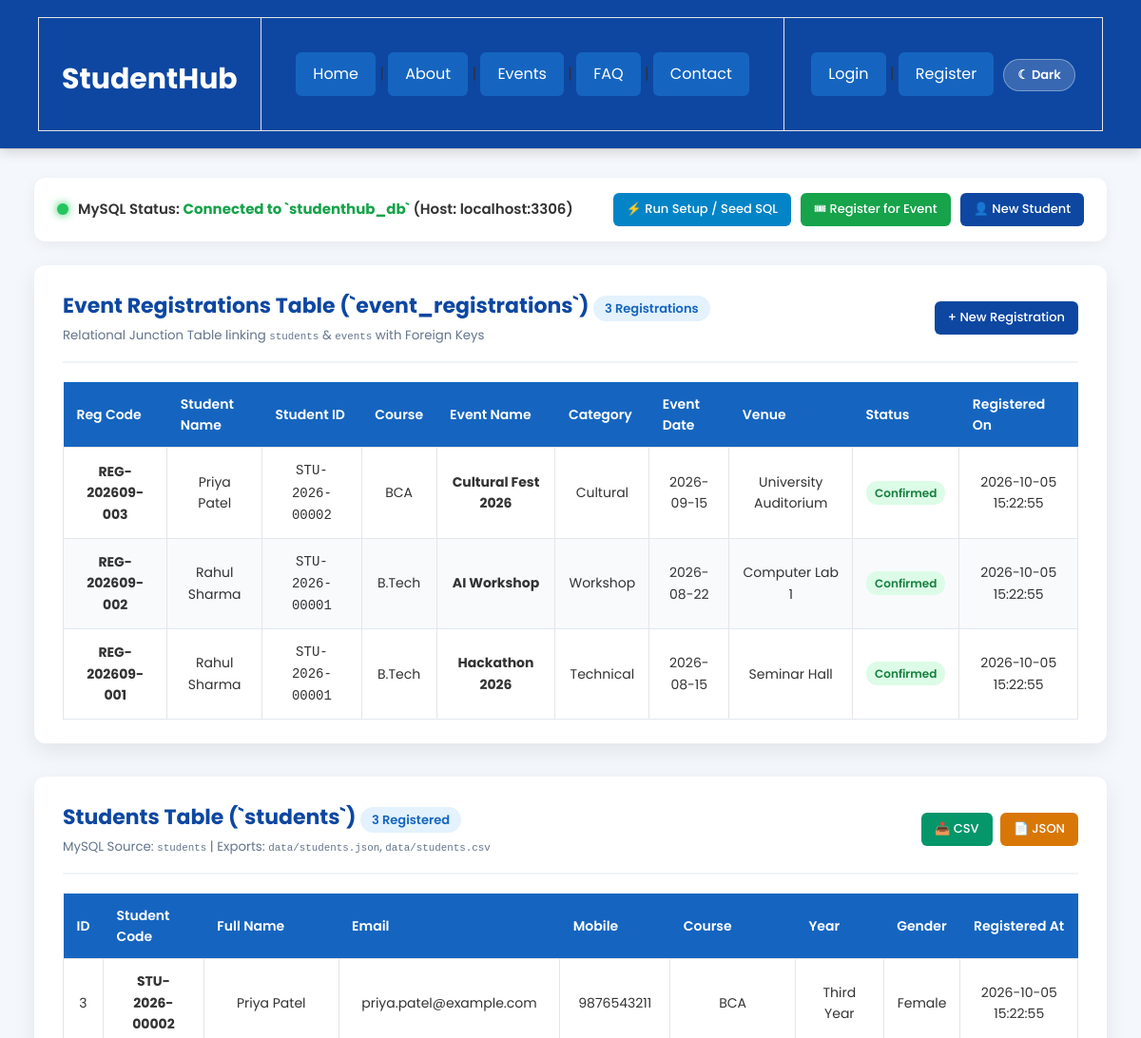
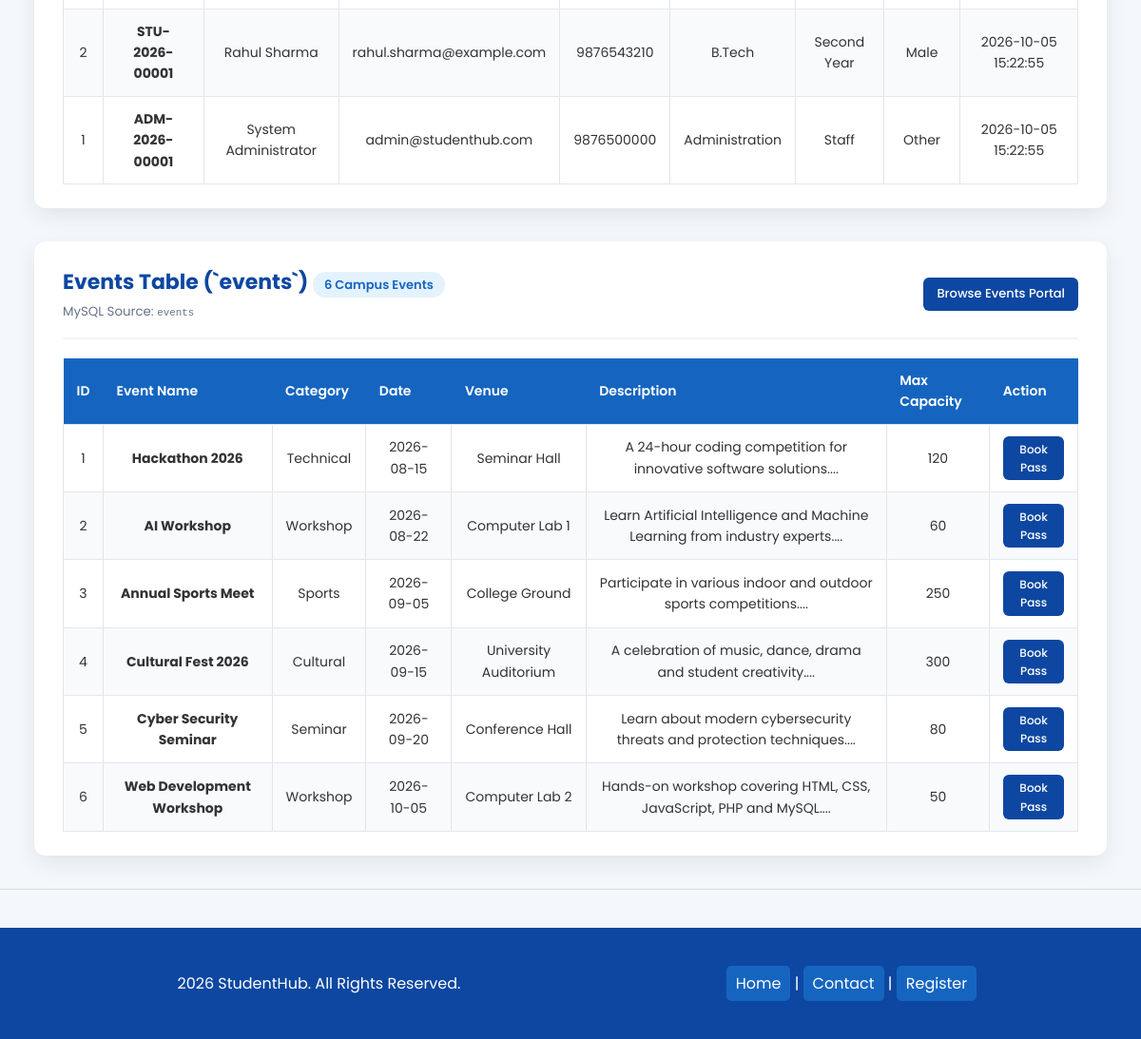
The app's page /view_records.php with its own data (2 pictures, top to bottom).
### tables this page shows
CREATE TABLE IF NOT EXISTS `event_registrations` (
    `id` INT AUTO_INCREMENT PRIMARY KEY,
    `registration_code` VARCHAR(35) NOT NULL UNIQUE,
    `student_id` INT NOT NULL,
    `event_id` INT NOT NULL,
    `registration_date` TIMESTAMP DEFAULT CURRENT_TIMESTAMP,
    `status` ENUM('Confirmed', 'Waitlisted', 'Cancelled') DEFAULT 'Confirmed',
    `remarks` VARCHAR(255) DEFAULT 'Standard Registration',
    CONSTRAINT `fk_registrations_student`
        FOREIGN KEY (`student_id`) REFERENCES `students` (`id`)
        ON DELETE CASCADE ON UPDATE CASCADE,
    CONSTRAINT `fk_registrations_event`
        FOREIGN KEY (`event_id`) REFERENCES `events` (`id`)
        ON DELETE CASCADE ON UPDATE CASCADE,
    UNIQUE KEY `unique_student_event_registration` (`student_id`, `event_id`),
    INDEX `idx_reg_student` (`student_id`),
    INDEX `idx_reg_event` (`event_id`)
);

CREATE TABLE IF NOT EXISTS `students` (
    `id` INT AUTO_INCREMENT PRIMARY KEY,
    `student_id` VARCHAR(25) NOT NULL UNIQUE,
    `fullname` VARCHAR(100) NOT NULL,
    `username` VARCHAR(50) DEFAULT NULL UNIQUE,
    `email` VARCHAR(100) NOT NULL UNIQUE,
    `phone` VARCHAR(15) NOT NULL,
    `password_hash` VARCHAR(255) NOT NULL,
    `role` ENUM('Student', 'Admin') DEFAULT 'Student',
    `course` VARCHAR(50) NOT NULL,
    `year` VARCHAR(30) NOT NULL,
    `gender` ENUM('Male', 'Female', 'Other') NOT NULL,
    `status` ENUM('Active', 'Suspended', 'Pending') DEFAULT 'Active',
    `remember_token` VARCHAR(255) DEFAULT NULL,
    `created_at` TIMESTAMP DEFAULT CURRENT_TIMESTAMP,
    `updated_at` TIMESTAMP DEFAULT CURRENT_TIMESTAMP ON UPDATE CURRENT_TIMESTAMP,
    INDEX `idx_students_email` (`email`),
    INDEX `idx_students_course` (`course`),
    INDEX `idx_students_role` (`role`)
);

CREATE TABLE IF NOT EXISTS `events` (
    `id` INT AUTO_INCREMENT PRIMARY KEY,
    `name` VARCHAR(150) NOT NULL,
    `category` VARCHAR(50) NOT NULL,
    `event_date` DATE NOT NULL,
    `venue` VARCHAR(120) NOT NULL,
    `description` TEXT NOT NULL,
    `image_url` VARCHAR(255) DEFAULT NULL,
    `max_participants` INT DEFAULT 100,
    `status` ENUM('Upcoming', 'Ongoing', 'Completed', 'Cancelled') DEFAULT 'Upcoming',
    `created_at` TIMESTAMP DEFAULT CURRENT_TIMESTAMP,
    `updated_at` TIMESTAMP DEFAULT CURRENT_TIMESTAMP ON UPDATE CURRENT_TIMESTAMP,
    INDEX `idx_events_category` (`category`),
    INDEX `idx_events_date` (`event_date`)
);

### db_connect.php (called while the page is built, shortened)
<?php
function get_db_connection() {
    $c = @new mysqli(DB_HOST, DB_USER, DB_PASS, DB_NAME, DB_PORT);
    if ($c && !$c->connect_errno) {
        $c->set_charset("utf8mb4");
        return $c;
    }
    return null;
}
function db_select($sql, $types = "", $params = []) {
    $conn = get_db_connection();
    $stmt = $conn->prepare($sql);
    $stmt->execute();
    $result = $stmt->get_result();
    $rows = [];
    if ($result) {
        while ($row = $result->fetch_assoc()) {
            $rows[] = $row;
        }
    }
    return $rows;
}
?>

### view_records.php (the view, shortened to what this page needs)
<?php
require_once __DIR__ . '/db_connect.php';
$dataDir = __DIR__ . '/data';
$studentsJsonFile = $dataDir . '/students.json';
$studentsCsvFile  = $dataDir . '/students.csv';
$mysqlConnected = ($db !== null);
$dbStudents = [];
if ($mysqlConnected) {
    $dbStudents = db_select("SELECT id, student_id, fullname, email, phone, course, year, gender, created_at FROM students ORDER BY id DESC");
}
$dbEvents = [];
if ($mysqlConnected) {
    $dbEvents = db_select("SELECT * FROM events ORDER BY event_date ASC");
}
$dbRegistrations = [];
if ($mysqlConnected) {
    $dbRegistrations = db_select("
        SELECT r.id, r.registration_code, r.registration_date, r.status, r.remarks,
               s.fullname AS student_name, s.student_id AS student_code, s.course,
               e.name AS event_name, e.category, e.event_date, e.venue
        FROM event_registrations r
        JOIN students s ON r.student_id = s.id
        JOIN events e ON r.event_id = e.id
        ORDER BY r.id DESC
    ");
}
?>
<!DOCTYPE html>
<html lang="en">
<head>
    <link rel="stylesheet" href="dashboard.css">
    <link rel="stylesheet" href="common.css">
</head>
<body>
<?php
require_once __DIR__ . '/session_helper.php';
?>
<hr>
<main class="container">
    <div class="status-bar">
        <div class="status-indicator">
            <span class="dot <?php echo $mysqlConnected ? 'dot-green' : 'dot-red'; ?>"></span>
            <span>MySQL Status:
                <?php if ($mysqlConnected): ?>
                    <strong style="color:#16a34a;">Connected to `studenthub_db`</strong> (Host: localhost:3306)
                <?php else: ?>
                    <strong style="color:#dc2626;">Disconnected</strong> (Start MySQL in XAMPP)
                <?php endif; ?>
            </span>
        </div>
        <div style="display:flex;gap:10px;">
            <a href="setup_database.php" class="btn-action" style="background:#0284c7;">⚡ Run Setup / Seed SQL</a>
            <a href="register_event.php" class="btn-action" style="background:#16a34a;">🎟 Register for Event</a>
            <a href="register.html" class="btn-action">👤 New Student</a>
        </div>
    </div>
    <div class="card">
        <div class="card-header">
            <div>
                <h2>Event Registrations Table (`event_registrations`) <span class="badge"><?php echo count($dbRegistrations); ?> Registrations</span></h2>
                <small style="color: #64748b;">Relational Junction Table linking <code>students</code> & <code>events</code> with Foreign Keys</small>
            </div>
            <div>
                <a href="register_event.php" class="btn-action">+ New Registration</a>
            </div>
        </div>
        <?php if (!empty($dbRegistrations)): ?>
            <div style="overflow-x: auto;">
                <table class="data-table">
                    <thead>
                        <tr>
                            <th>Reg Code</th>
                            <th>Student Name</th>
                            <th>Student ID</th>
                            <th>Course</th>
                            <th>Event Name</th>
                            <th>Category</th>
                            <th>Event Date</th>
                            <th>Venue</th>
                            <th>Status</th>
                            <th>Registered On</th>
                        </tr>
                    </thead>
                    <tbody>
                        <?php foreach ($dbRegistrations as $reg): ?>
                            <tr>
                                <td><strong><?php echo htmlspecialchars($reg['registration_code']); ?></strong></td>
                                <td><?php echo htmlspecialchars($reg['student_name']); ?></td>
                                <td><code><?php echo htmlspecialchars($reg['student_code']); ?></code></td>
                                <td><span class="event-category"><?php echo htmlspecialchars($reg['course']); ?></span></td>
                                <td><strong><?php echo htmlspecialchars($reg['event_name']); ?></strong></td>
                                <td><?php echo htmlspecialchars($reg['category']); ?></td>
                                <td><?php echo htmlspecialchars($reg['event_date']); ?></td>
                                <td><?php echo htmlspecialchars($reg['venue']); ?></td>
                                <td>
                                    <span class="tag-status <?php echo ($reg['status'] === 'Confirmed') ? 'tag-confirmed' : 'tag-pending'; ?>">
                                        <?php echo htmlspecialchars($reg['status']); ?>
                                    </span>
                                </td>
                                <td><?php echo htmlspecialchars($reg['registration_date']); ?></td>
                            </tr>
                        <?php endforeach; ?>
                    </tbody>
                </table>
            </div>
        <?php else: ?>
            <div class="empty-state">
                <p>No event registrations recorded in MySQL yet. <a href="register_event.php">Click here to register a student for an event!</a></p>
            </div>
        <?php endif; ?>
    </div>
    <div class="card">
        <div class="card-header">
            <div>
                <h2>Students Table (`students`) <span class="badge"><?php echo count($dbStudents); ?> Registered</span></h2>
                <small style="color: #64748b;">MySQL Source: <code>students</code> | Exports: <code>data/students.json</code>, <code>data/students.csv</code></small>
            </div>
            <div style="display:flex;gap:8px;">
                <?php if (file_exists($studentsCsvFile)): ?>
                    <a href="data/students.csv" class="btn-action" style="background:#059669;" download>📥 CSV</a>
                <?php endif; ?>
                <?php if (file_exists($studentsJsonFile)): ?>
                    <a href="data/students.json" class="btn-action" style="background:#d97706;" download>📄 JSON</a>
                <?php endif; ?>
            </div>
        </div>
        <?php if (!empty($dbStudents)): ?>
            <div style="overflow-x: auto;">
                <table class="data-table">
                    <thead>
                        <tr>
                            <th>ID</th>
                            <th>Student Code</th>
                            <th>Full Name</th>
                            <th>Email</th>
                            <th>Mobile</th>
                            <th>Course</th>
                            <th>Year</th>
                            <th>Gender</th>
                            <th>Registered At</th>
                        </tr>
                    </thead>
                    <tbody>
                        <?php foreach ($dbStudents as $s): ?>
                            <tr>
                                <td><?php echo $s['id']; ?></td>
                                <td><strong><?php echo htmlspecialchars($s['student_id']); ?></strong></td>
                                <td><?php echo htmlspecialchars($s['fullname']); ?></td>
                                <td><?php echo htmlspecialchars($s['email']); ?></td>
                                <td><?php echo htmlspecialchars($s['phone']); ?></td>
                                <td><span class="event-category"><?php echo htmlspecialchars($s['course']); ?></span></td>
                                <td><?php echo htmlspecialchars($s['year']); ?></td>
                                <td><?php echo htmlspecialchars($s['gender']); ?></td>
                                <td><?php echo htmlspecialchars($s['created_at']); ?></td>
                            </tr>
                        <?php endforeach; ?>
                    </tbody>
                </table>
            </div>
        <?php else: ?>
            <div class="empty-state">
                <p>No students found in MySQL. <a href="register.html">Register a new student</a> or click "Run Setup / Seed SQL" above.</p>
            </div>
        <?php endif; ?>
    </div>
    <div class="card">
        <div class="card-header">
            <div>
                <h2>Events Table (`events`) <span class="badge"><?php echo count($dbEvents); ?> Campus Events</span></h2>
                <small style="color: #64748b;">MySQL Source: <code>events</code></small>
            </div>
            <div>
                <a href="index.php" class="btn-action">Browse Events Portal</a>
            </div>
        </div>
        <?php if (!empty($dbEvents)): ?>
            <div style="overflow-x: auto;">
                <table class="data-table">
                    <thead>
                        <tr>
                            <th>ID</th>
                            <th>Event Name</th>
                            <th>Category</th>
                            <th>Date</th>
                            <th>Venue</th>
                            <th>Description</th>
                            <th>Max Capacity</th>
                            <th>Action</th>
                        </tr>
                    </thead>
                    <tbody>
                        <?php foreach ($dbEvents as $ev): ?>
                            <tr>
                                <td><?php echo $ev['id']; ?></td>
                                <td><strong><?php echo htmlspecialchars($ev['name']); ?></strong></td>
                                <td><span class="event-category"><?php echo htmlspecialchars($ev['category']); ?></span></td>
                                <td><?php echo htmlspecialchars($ev['event_date']); ?></td>
                                <td><?php echo htmlspecialchars($ev['venue']); ?></td>
                                <td><?php echo htmlspecialchars(substr($ev['description'], 0, 80)) . '...'; ?></td>
                                <td><?php echo htmlspecialchars($ev['max_participants']); ?></td>
                                <td>
                                    <a href="register_event.php?event_id=<?php echo $ev['id']; ?>" class="btn-action" style="padding:4px 10px;font-size:12px;">Book Pass</a>
                                </td>
                            </tr>
                        <?php endforeach; ?>
                    </tbody>
                </table>
            </div>
        <?php else: ?>
            <div class="empty-state">
                <p>No events found. Run <a href="setup_database.php">setup_database.php</a> to populate seed events.</p>
            </div>
        <?php endif; ?>
    </div>
</main>
<hr>
<footer>
    <table width="100%">
        <tr>
            <td><p>2026 StudentHub. All Rights Reserved.</p></td>
            <td align="right">
                <a href="home.html">Home</a> |
                <a href="contact.html">Contact</a> |
                <a href="register.html">Register</a>
            </td>
        </tr>
    </table>
</footer>
</body>
</html>

### dashboard.css (style rules this page uses)
* { margin:0;padding:0;box-sizing:border-box }
body { font-family:'Poppins',sans-serif;background:#f4f7fb;color:#333;line-height:1.6 }
hr { border:none;height:1px;background:#ddd }
main { width:90%;margin:40px auto }
h2 { color:#1565c0;margin:25px 0 15px }
p,li { color:#555 }
table { width:100%;border-collapse:collapse }
th { background:#1565c0;color:#fff;padding:14px }
td { padding:15px;border:1px solid #e5e5e5;text-align:center }
tr:nth-child(even) { background:#f8fbff }
a { text-decoration:none }
td a { display:inline-block;background:#1565c0;color:#fff;padding:10px 18px;border-radius:6px }
footer { background:#0d47a1;color:#fff;padding:25px 40px;margin-top:40px }
footer p { color:#fff }
footer td { border:none }
footer a { color:#fff;padding:6px 10px;border-radius:5px }

### view_records.php (style rules this page uses)
.container { width: 94%; max-width: 1250px; margin: 30px auto; }
.status-bar { background: #ffffff; border-radius: 12px; padding: 16px 24px; margin-bottom: 25px; box-shadow: 0 4px 15px rgba(0,0,0,0.06); display: flex; align-items: center; justify-content: space-between; flex-wrap: wrap; gap: 12px; }
.status-indicator { display: flex; align-items: center; gap: 10px; font-size: 15px; font-weight: 600; }
.dot { width: 12px; height: 12px; border-radius: 50%; display: inline-block; }
.dot-green { background: #22c55e; box-shadow: 0 0 10px #22c55e; }
.card { background: #ffffff; border-radius: 12px; padding: 25px 30px; margin-bottom: 35px; box-shadow: 0 8px 25px rgba(0,0,0,0.08); }
.card-header { display: flex; justify-content: space-between; align-items: center; border-bottom: 2px solid #f0f4f8; padding-bottom: 15px; margin-bottom: 20px; flex-wrap: wrap; gap: 10px; }
.card-header h2 { margin: 0; color: #0d47a1; font-size: 22px; }
.badge { background: #e3f2fd; color: #1565c0; padding: 4px 12px; border-radius: 20px; font-size: 13px; font-weight: 600; }
.data-table { width: 100%; border-collapse: collapse; font-size: 14px; }
.data-table th { background: #1565c0; color: #ffffff; padding: 12px 14px; text-align: left; font-weight: 600; }
.data-table td { padding: 12px 14px; border-bottom: 1px solid #e2e8f0; vertical-align: middle; }
.data-table tr:nth-child(even) { background: #f8fafc; }
.btn-action { background: #0d47a1; color: #ffffff !important; text-decoration: none; padding: 7px 14px; border-radius: 6px; font-size: 13px; font-weight: 500; display: inline-flex; align-items: center; gap: 6px; transition: background 0.2s; }
.tag-status { display: inline-block; padding: 3px 9px; border-radius: 12px; font-size: 12px; font-weight: 600; }
.tag-confirmed { background: #dcfce7; color: #15803d; }

### records on screen
event_registrations: registration_code "REG-202609-003", student.fullname "Priya Patel", student.student_id "STU-2026-00002", student.course "BCA", event.name "Cultural Fest 2026", event.category "Cultural", event.event_date "2026-09-15", event.venue "University Auditorium", status "Confirmed", registration_date "2026-10-05 15:22:55"
event_registrations: registration_code "REG-202609-002", student.fullname "Rahul Sharma", student.student_id "STU-2026-00001", student.course "B.Tech", event.name "AI Workshop", event.category "Workshop", event.event_date "2026-08-22", event.venue "Computer Lab 1", status "Confirmed", registration_date "2026-10-05 15:22:55"
event_registrations: registration_code "REG-202609-001", student.fullname "Rahul Sharma", student.student_id "STU-2026-00001", student.course "B.Tech", event.name "Hackathon 2026", event.category "Technical", event.event_date "2026-08-15", event.venue "Seminar Hall", status "Confirmed", registration_date "2026-10-05 15:22:55"
students: id "3", student "STU-2026-00002", fullname "Priya Patel", email "priya.patel@example.com", phone "9876543211", course "BCA", year "Third Year", gender "Female", created_at "2026-10-05 15:22:55"
students: id "2", student "STU-2026-00001", fullname "Rahul Sharma", email "rahul.sharma@example.com", phone "9876543210", course "B.Tech", year "Second Year", gender "Male", created_at "2026-10-05 15:22:55"
students: id "1", student "ADM-2026-00001", fullname "System Administrator", email "admin@studenthub.com", phone "9876500000", course "Administration", year "Staff", gender "Other", created_at "2026-10-05 15:22:55"
events: id "1", name "Hackathon 2026", category "Technical", event_date "2026-08-15", venue "Seminar Hall", description "A 24-hour coding competition for innovative software solutions.", max_participants "120"
events: id "2", name "AI Workshop", category "Workshop", event_date "2026-08-22", venue "Computer Lab 1", description "Learn Artificial Intelligence and Machine Learning from industry experts.", max_participants "60"
events: id "3", name "Annual Sports Meet", category "Sports", event_date "2026-09-05", venue "College Ground", description "Participate in various indoor and outdoor sports competitions.", max_participants "250"
events: id "4", name "Cultural Fest 2026", category "Cultural", event_date "2026-09-15", venue "University Auditorium", description "A celebration of music, dance, drama and student creativity.", max_participants "300"
events: id "5", name "Cyber Security Seminar", category "Seminar", event_date "2026-09-20", venue "Conference Hall", description "Learn about modern cybersecurity threats and protection techniques.", max_participants "80"
events: id "6", name "Web Development Workshop", category "Workshop", event_date "2026-10-05", venue "Computer Lab 2", description "Hands-on workshop covering HTML, CSS, JavaScript, PHP and MySQL.", max_participants "50"

### other values on screen
count($dbRegistrations) "3"
count($dbStudents) "3"
count($dbEvents) "6"
